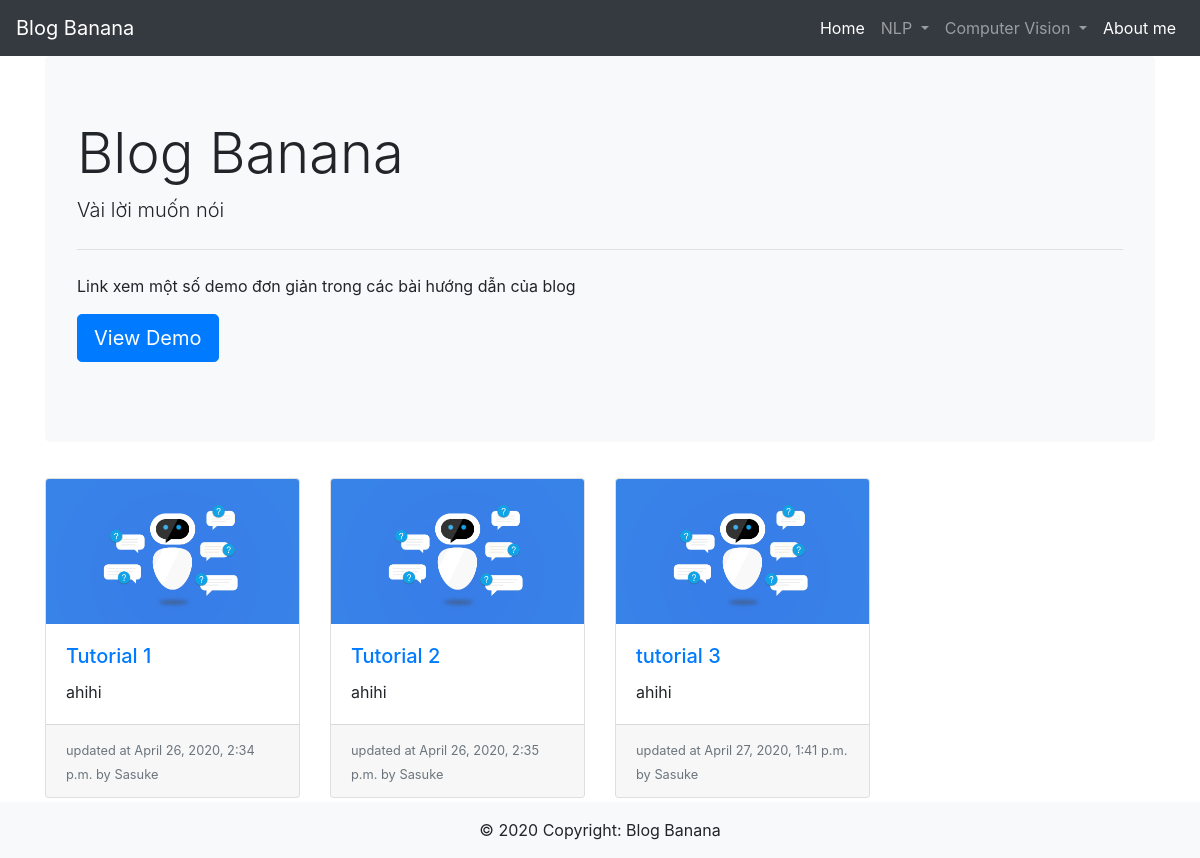
The page / on the database its author committed.
### blog/models.py (models this page shows, shortened)
class Post(models.Model):
    title = models.CharField(max_length=200)
    quote = models.CharField(max_length=500)
    author = models.CharField(max_length=50)
    img = models.ImageField(upload_to="gallery", default = '')
    published = models.DateTimeField('date published', default=datetime.now)
    content = models.TextField()

### blog/views.py (the view)
# urls.py: path('', HomeView.as_view(), name='home'),
class HomeView(ListView):
    model = Post
    template_name = "posts/index.html"

### templates/posts/index.html
{% extends "base_home.html" %}
{% load static %}
{% block content %}
<div class="container">
    <div class="jumbotron bg-light" >
        <h1 class="display-4">Blog Banana</h1>
        <p class="lead">Vài lời muốn nói</p>
        <hr class="my-4">
        <p>Link xem một số demo đơn giản trong các bài hướng dẫn của blog</p>
        <p class="lead">
          <a class="btn btn-primary btn-lg" href="{% url 'ner' %}" role="button">View Demo</a>
        </p>
      </div>
    <div class="row">
        {% for tut in object_list %}
        <div class="col-sm-3 d-flex align-items-stretch">
            <div class="card mt-1 mb-1">
                <a href="{% url 'post' tut.id %}">
                    <img class="card-img-top" src="{{tut.img.url}}" alt="Card image cap">
                </a>
                <div class="card-body">
                    <h5 class="card-title">
                        <a href="{% url 'post' tut.id %}">
                            {{tut.title}}
                        </a>
                    </h5>
                    <p class="card-text">{{tut.quote}}</p>
                </div>
                <div class="card-footer">
                    <small class="text-muted">updated at {{tut.published}} by {{tut.author}} </small>
                </div>
            </div>
        </div>
        {% endfor %}
    </div>
</div>
{% endblock content %}

### rows shown on the page
Post: img (picture), title "Tutorial 1", quote "ahihi", published "April 26, 2020, 2:34 p.m.", author "Sasuke"
Post: img (picture), title "Tutorial 2", quote "ahihi", published "April 26, 2020, 2:35 p.m.", author "Sasuke"
Post: img (picture), title "tutorial 3", quote "ahihi", published "April 27, 2020, 1:41 p.m.", author "Sasuke"
